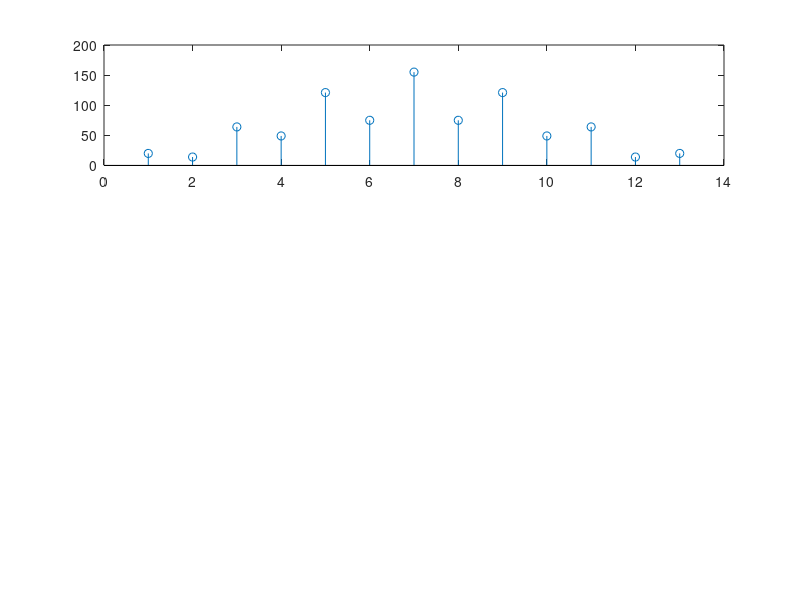

The MATLAB source for this figure: (Note: this script raises an error after producing the figure.)
x1 = [4 2 6 3 8 1 5];
x2 = [3 8 6 9 6 7];
fx1 = flip(x1);
fx2 = flip(x2);

subplot(3,1,1)
stem(conv(x1,fx1));
xlabel(n);
ylabel('autocorrel of x1');

subplot(3,1,2)
stem(conv(x2,fx2));
xlabel(n);
ylabel('autocorrel of x2');

subplot(3,1,3)
stem(conv(x1,fx2));
xlabel(n);
ylabel('crosscorrel of x1 and x2');

suptitle('Auto and cross correlations')
